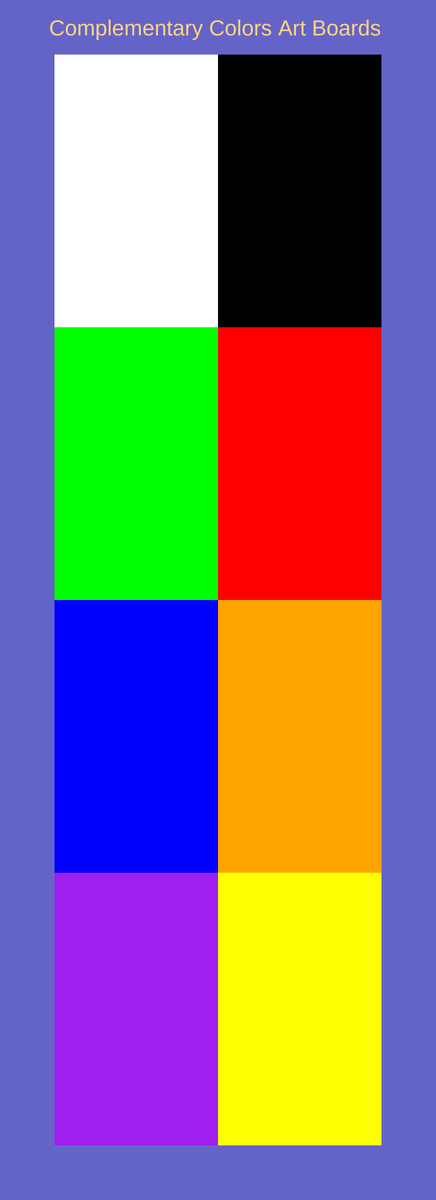
Frame 1 (no input)
Frame 60 (no input): identical to frame 1, image omitted
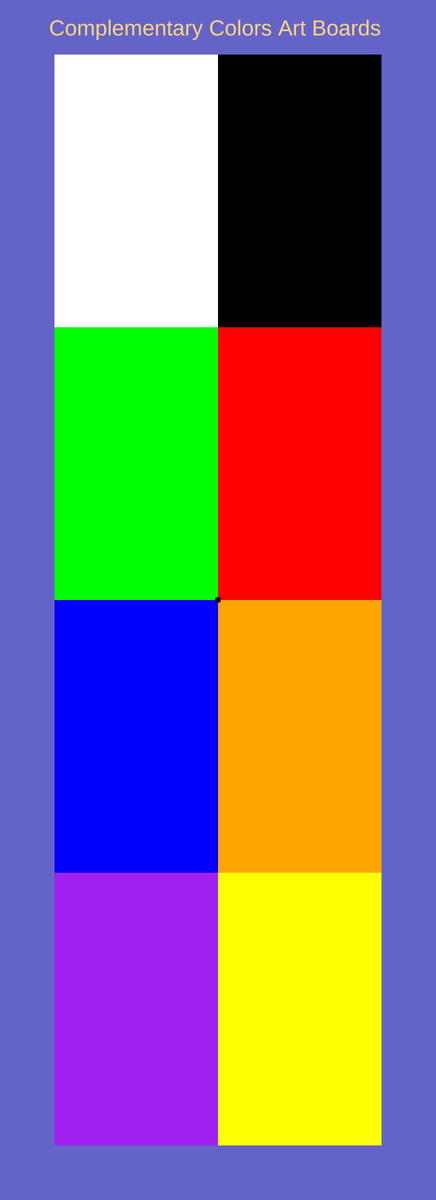
Frame 120 (the mouse pressed at the canvas centre since frame 60)

The p5.js sketch that drew these frames (run headless with seeded random() and noise() and a simulated clock; from frame 60 on, the mouse is pressed at the canvas centre):

// p5.js sketch
// ── sketch.js
// Click or hold and drag to draw. The color of the brush will vary depending on the art board. Click a key to clear the board.
// Scroll down the drawing board for more complementary colors.

let col = 0;

function setup() {
  createCanvas(800, 2200);
  background(100, 100, 200);
  noStroke();
  
  fill(255, 213, 128);
  textSize(40);  
  text('Complementary Colors Art Boards', 90, 65);
  
  rectMode(CORNER);
 fill(255);
 rect(100, 100, 300, 500);
  
  rectMode(CORNER);
 fill(0);
 rect(400, 100, 300, 500); 
  
  rectMode(CORNER);
 fill(0, 255, 0);
 rect(100, 600, 300, 500); 
  
  rectMode(CORNER);
 fill(255, 0, 0);
 rect(400, 600, 300, 500);
  
  rectMode(CORNER);
 fill(0, 0, 255);
 rect(100, 1100, 300, 500);
  
  rectMode(CORNER);
 fill(255, 165, 0);
 rect(400, 1100, 300, 500);
  
  rectMode(CORNER);
 fill(160, 32, 240);
 rect(100, 1600, 300, 500);
  
  rectMode(CORNER);
 fill(255, 255, 0);
 rect(400, 1600, 300, 500);
  
}
  
function draw() {
  if (mouseIsPressed){
    col = 0;
    ellipse(mouseX, mouseY, 10);
    if (mouseX > 400 && mouseX < 700){ 
    col = 255;
    ellipse(mouseX, mouseY, 10);
  }
     if (mouseX < 400 && mouseY > 600){
      fill(255, 0, 0);
      ellipse(mouseX, mouseY, 10);
    }
    if (mouseX > 400 && mouseY > 600){
      fill(0, 255, 0);
      ellipse(mouseX, mouseY, 10);
    }
    if (mouseX < 400 && mouseY > 1100){
      fill(255, 165, 0);
      ellipse(mouseX, mouseY, 10);
    }
    if (mouseX > 400 && mouseY > 1100){
      fill(0, 0, 255);
      ellipse(mouseX, mouseY, 10);
    }
    if (mouseX < 400 && mouseY > 1600){
      fill(255, 255, 0);
      ellipse(mouseX, mouseY, 10);
    }
    if (mouseX > 400 && mouseY > 1600){
      fill(160, 32, 240);
      ellipse(mouseX, mouseY, 10);
    }
    if (mouseX < 100){
      fill(100, 100, 200);
      ellipse(mouseX, mouseY, 10);
    }
    if (mouseX < 800 && mouseX > 700){
      fill(100, 100, 200);
      ellipse(mouseX, mouseY, 10);
    }
    if (mouseY < 100){
      fill(100, 100, 200);
      ellipse(mouseX, mouseY, 10);
    }
    if (mouseY < 2200 && mouseY > 2100){
      fill(100, 100, 200);
      ellipse(mouseX, mouseY, 10);
    }
  // brushX = map(mouseX, 0, 800, 100, 700);
  // brushY = map(mouseX, 0, 2200, 100, 2100);
  } 
 
  if (keyIsPressed){
    background(100, 100, 200);
    
    fill(255, 213, 128);
  textSize(40);  
  text('Complementary Colors Art Boards', 90, 65);
    
    rectMode(CORNER);
 fill(255);
 rect(100, 100, 300, 500);
  
  rectMode(CORNER);
 fill(0);
 rect(400, 100, 300, 500);
    
    rectMode(CORNER);
 fill(0, 255, 0);
 rect(100, 600, 300, 500); 
  
  rectMode(CORNER);
 fill(255, 0, 0);
 rect(400, 600, 300, 500);
    
  rectMode(CORNER);
 fill(0, 0, 255);
 rect(100, 1100, 300, 500);
    
  rectMode(CORNER);
 fill(255, 165, 0);
 rect(400, 1100, 300, 500);
    
  rectMode(CORNER);
 fill(160, 32, 240);
 rect(100, 1600, 300, 500);
    
  rectMode(CORNER);
 fill(255, 255, 0);
 rect(400, 1600, 300, 500);
    
  }
  fill(col); 

}

// Resources from slides and p5js references


// ── style.css
html, body {
  margin: auto;
  padding: 0;
  background-color:#242424;
  color:white;
  text-align: center;
  width: 75%;
}

canvas {
  margin: auto;
  display: block;
}
